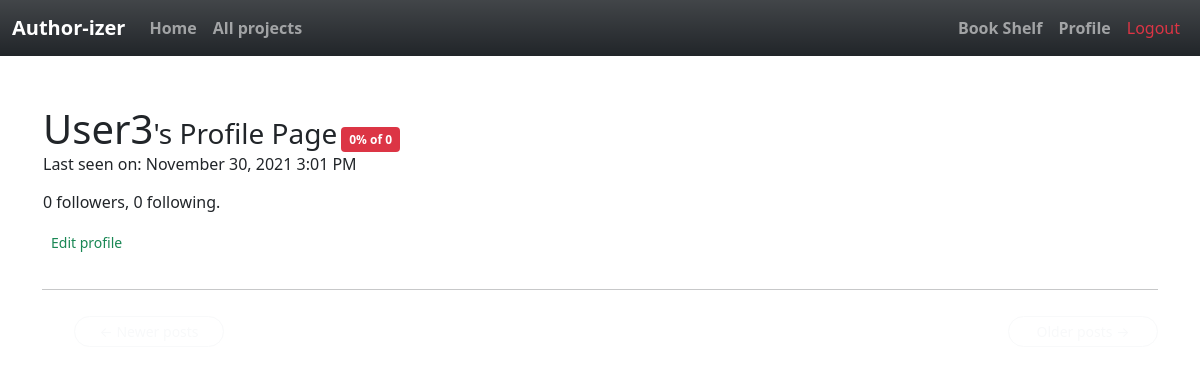
Before: /user/user3 (signed in) with the older database file.
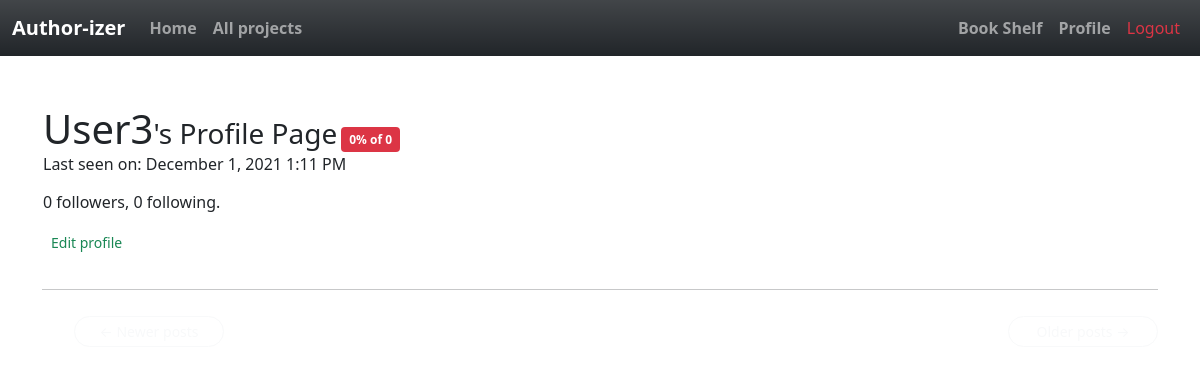
After: the same page with the newer database file.
### app/models.py (models this page shows, shortened)
class User(UserMixin, db.Model):
    id = db.Column(db.Integer, primary_key=True )
    username = db.Column(db.String(64), index=True, unique=True)
    email = db.Column(db.String(120), index=True, unique=True)
    password_hash = db.Column(db.String(128))
    posts = db.relationship('Post', backref='author', lazy='dynamic')
    about_me = db.Column(db.String(140))
    last_seen = db.Column(db.DateTime, default=datetime.utcnow)
    followed = db.relationship(
        'User', secondary=followers,
        primaryjoin=(followers.c.follower_id == id),
        secondaryjoin=(followers.c.followed_id == id),
        backref=db.backref('followers', lazy='dynamic'), lazy='dynamic')

### app/routes.py (the view)
@app.route('/user/<username>')
@login_required
def user(username):
    user = User.query.filter_by(username=username).first_or_404()
    page = request.args.get('page', 1, type=int)
    authorate= user_rating(username)
    posts = user.posts.order_by(Post.timestamp.desc()).paginate(
        page, app.config['POSTS_PER_PAGE'], False)
    next_url = url_for('user', username=user.username, page=posts.next_num) \
        if posts.has_next else None
    prev_url = url_for('user', username=user.username, page=posts.prev_num) \
        if posts.has_prev else None
    form = EmptyForm()
    return render_template('user.html', user=user, posts=posts.items,
                           next_url=next_url, prev_url=prev_url, form=form, username=current_user.username,authorate=authorate, total=total_rating)

### app/models.py (called while the page is built)
@login.user_loader
def load_user(id):
    return User.query.get(int(id))

    @classmethod
    def before_commit(cls, session):
        session._changes = {
            'add': list(session.new),
            'update': list(session.dirty),
            'delete': list(session.deleted)
        }

    @classmethod
    def after_commit(cls, session):
        for obj in session._changes['add']:
            if isinstance(obj, SearchableMixin):
                add_to_index(obj.__tablename__, obj)
        for obj in session._changes['update']:
            if isinstance(obj, SearchableMixin):
                add_to_index(obj.__tablename__, obj)
        for obj in session._changes['delete']:
            if isinstance(obj, SearchableMixin):
                remove_from_index(obj.__tablename__, obj)
        session._changes = None

### app/rating.py (called while the page is built)
def user_rating(username):
    conts=[]
    contributes=Contribute.query.filter_by(contributor=username).all()
    num=len(contributes)
    for contribute in contributes:
        if contribute.accepted ==1:
            conts.append(contribute)
    acc_len = len(conts)
    if num>0:
        rating=(acc_len*100)/num
        return round(rating,1)
    else:
        return 0

def total_rating(username):
   contributes=Contribute.query.filter_by(contributor=username).all()
   num=len(contributes)
   return num

### app/routes.py (called while the page is built)
@app.before_request
def before_request():
    if current_user.is_authenticated:
        current_user.last_seen = datetime.utcnow()
        db.session.commit()
        g.search_form = SearchForm()

### app/templates/user.html (shortened to what this page needs)
{% extends "base.html" %}
{% import 'bootstrap/form.html' as wtf %}
{% block app_content %}
<table class="container">
    <tr>
        <td>
            <h1 class='d-inline'>{{ user.username.capitalize() }}</h1><h3 class='d-inline'>'s Profile Page</h3>
            {%if authorate >=80%}
            <span class='badge bg-success text-wrap d-inline'> {{authorate}}% of {{total(username=user.username)}}</span>
            {%elif 80>authorate >=50 %}
            <span class='badge bg-warning text-wrap d-inline'> {{authorate}}% of {{total(username=user.username)}}</span>
            {%elif authorate<50 %}
            <span class='badge bg-danger text-wrap d-inline'> {{authorate}}% of {{total(username=user.username)}} </span>
            {%endif%}
            {% if user.last_seen %}
                    <p>Last seen on: {{ moment(user.last_seen).format('LLL') }}</p>
                    {% endif %}
            <p>{{ user.followers.count() }} followers, {{ user.followed.count() }} following.</p>
            {% if user == current_user %}
            <p class="btn-sm rounded-pill btn-outline-light float-start"><a class='text-decoration-none text-success ' href="{{ url_for('edit_profile') }}">Edit profile</a></p>
            {% endif %}
        </td>
    </tr>
</table>
    <hr>
<nav aria-label="...">
    <ul class="pager">
        <li class="btn-sm rounded-pill btn-outline-secondary{% if not prev_url %} btn btn-outline-light{% endif %}">
            <a type="button" class="btn-outline-light text-decoration-none" href="{{ prev_url or '#' }}">
                <span aria-hidden="true">&larr;</span> Newer posts
            </a>
        </li>
        <li class="btn-sm rounded-pill btn-outline-secondary{% if not next_url %} btn btn-outline-light{% endif %} float-end">
            <a type="button" class="btn-outline-light text-decoration-none" href="{{ next_url or '#' }}">
                Older posts <span aria-hidden="true">&rarr;</span>
            </a>
        </li>
    </ul>
</nav>
{% endblock %}

### app/templates/base.html (shortened to what this page needs)
{% import "bootstrap/form.html" as wtf %}
{% from 'bootstrap/form.html' import render_form, render_field, render_form_row %}
{% from 'bootstrap/utils.html' import render_static, render_messages %}
<html lang="en">
<head>
{% block head %}
{% block styles %}
<link rel="stylesheet" href="{{ url_for('static', filename='style.css') }}">
<link href="https://cdn.jsdelivr.net/npm/bootstrap@5.1.3/dist/css/bootstrap.min.css" rel="stylesheet">
<link rel="stylesheet" href="https://cdn.jsdelivr.net/npm/bootstrap-icons@1.7.1/font/bootstrap-icons.css">
{% endblock %}
{% endblock %}
</head>
<body>
{% block navbar %}
<nav class="navbar navbar-expand-lg navbar-dark bg-dark bg-gradient">
    <div class="container-fluid">
      <a class="navbar-brand fw-bolder" href="{{ url_for('index') }}">Author-izer</a>
      <div class="collapse navbar-collapse" id="navbarSupportedContent">
        <ul class="navbar-nav me-auto mb-2 mb-lg-0">
          <li class="nav-item">
            <a class="nav-link fw-bolder" aria-current="page" href="{{ url_for('index') }}">Home</a>
          </li>
          <li class="nav-item ">
            <a class="nav-link fw-bolder" href="{{ url_for('explore') }}">All projects</a>
          </li>
        </ul>
        <ul class="navbar-nav  mb-2 mb-lg-0">
            <li class="nav-item"><a class="nav-link fw-bolder" href="{{ url_for('completed') }}">Book Shelf</a></li>
            {% if current_user.is_anonymous %}
            <li class="nav-item "><a class="nav-link  text-primary " href="{{ url_for('login') }}">Login</a></li>
            {% else %}
            <li class="nav-item "><a class="nav-link fw-bolder" href="{{ url_for('user', username=current_user.username) }}">Profile</a></li>
            <li class="nav-item "><a class="nav-link text-danger  " href="{{ url_for('logout') }}">Logout</a></li>
            {% endif %}
        </ul>
      </div>
    </div>
  </nav>
{% endblock %}
{% block content %}
    <div class="container mt-5">
        {% block app_content %}
        {% endblock %}
    </div>
{% endblock %}
</body>
</html>

### app/static/style.css (style rules this page uses)
.btn { margin-top: 10px; width:150px; }

Changed rows visible on the page:
changed User "User3": last_seen "November 30, 2021 3:01 PM" → "December 1, 2021 1:11 PM"
